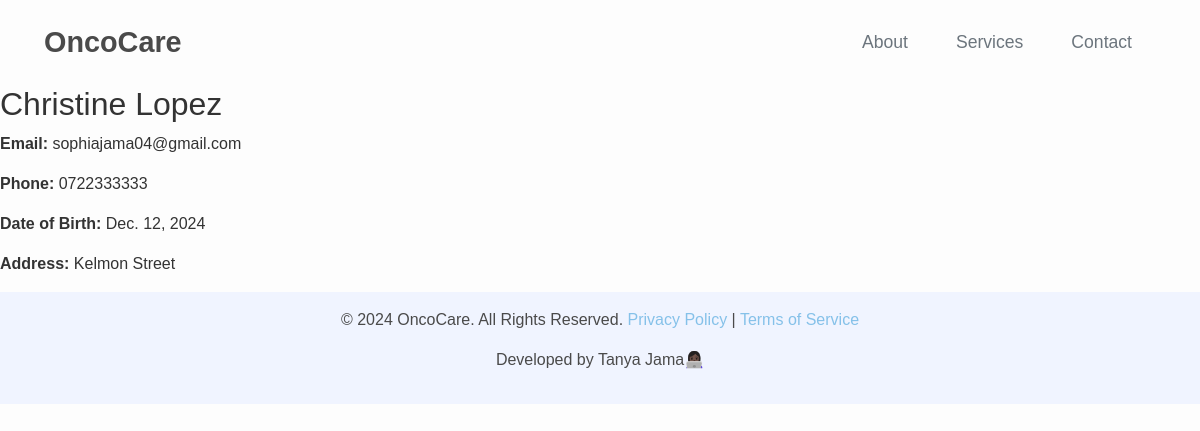
The page /patient/2/ on the database its author committed.
### appcore/models.py (models this page shows, shortened)
class Patient(models.Model):
    user = models.OneToOneField(User, on_delete=models.CASCADE, unique=True)  # Ensure user field is unique
    first_name = models.CharField(max_length=100)
    last_name = models.CharField(max_length=100)
    email = models.EmailField()
    phone_number = models.CharField(max_length=15)
    dob = models.DateField()
    address = models.CharField(max_length=255)
    cancer_type = models.CharField(max_length=100, blank=True, null=True)
    treatment_status = models.CharField(max_length=100)
    emergency_contact = models.CharField(max_length=255)

### appcore/views.py (the view)
# urls.py: path('patient/<int:patient_id>/', views.patient_profile, name='patient_profile'),
def patient_profile(request, patient_id):
    patient = get_object_or_404(Patient, id=patient_id)
    return render(request, 'patient_profile.html', {'patient': patient})

### templates/patient_profile.html
{% extends 'base.html' %}
{% block content %}
<h2>{{ patient.first_name }} {{ patient.last_name }}</h2>
<p><strong>Email:</strong> {{ patient.email }}</p>
<p><strong>Phone:</strong> {{ patient.phone_number }}</p>
<p><strong>Date of Birth:</strong> {{ patient.dob }}</p>
<p><strong>Address:</strong> {{ patient.address }}</p>
{% endblock %}

### templates/base.html (style rules this page uses)
body { font-family: 'Arial', sans-serif; margin: 0; padding: 0; color: #333; background-color: #fdfdfd; }

### rows shown on the page
Patient: first_name "Christine", last_name "Lopez", email "sophiajama04@gmail.com", phone_number "0722333333", dob "Dec. 12, 2024", address "Kelmon Street"
